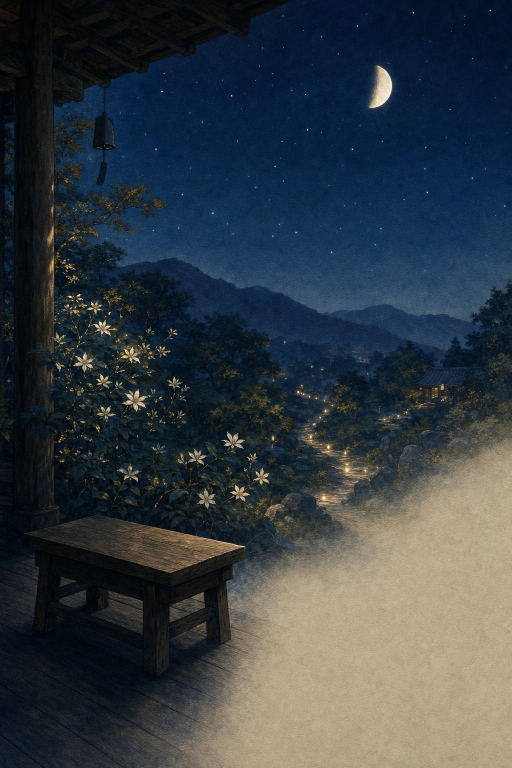
#> input picture images/collections/dharma-tile.jpg, 1024 x 1536 px (shown at 1/2 size); its folder holds 4 pictures in this run
$ python optimize-home-images.py
#> lines starting #> are read from the running program, lines starting #| are printed output that depends on the picture
"""Generate responsive WebP copies of existing homepage photography."""
from pathlib import Path
from PIL import Image

root = Path(__file__).resolve().parents[1]
sources = list((root / 'images/collections').glob('*-tile.jpg'))
sources.append(root / 'images/jeff-editorial-portrait.jpg')
for source in sources:
    widths = [320] if 'portrait' in source.name else [384, 768]
    for width in widths:
        with Image.open(source) as image:
#> image is the input picture: PIL image 1024x1536 RGB; mean R, G, B 52.4, 60.6, 66.7
            image.thumbnail((width, width * 2), Image.Resampling.LANCZOS)
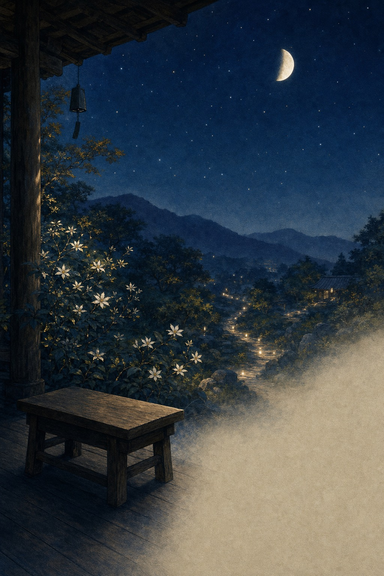
#> image: PIL image 384x576 RGB; mean R, G, B 52.4, 60.6, 66.7
            destination = source.with_name(f'{source.stem}-{width}.webp')
            image.save(destination, 'WEBP', quality=82, method=6)
            print(f'{destination.relative_to(root)}: {destination.stat().st_size} bytes')
